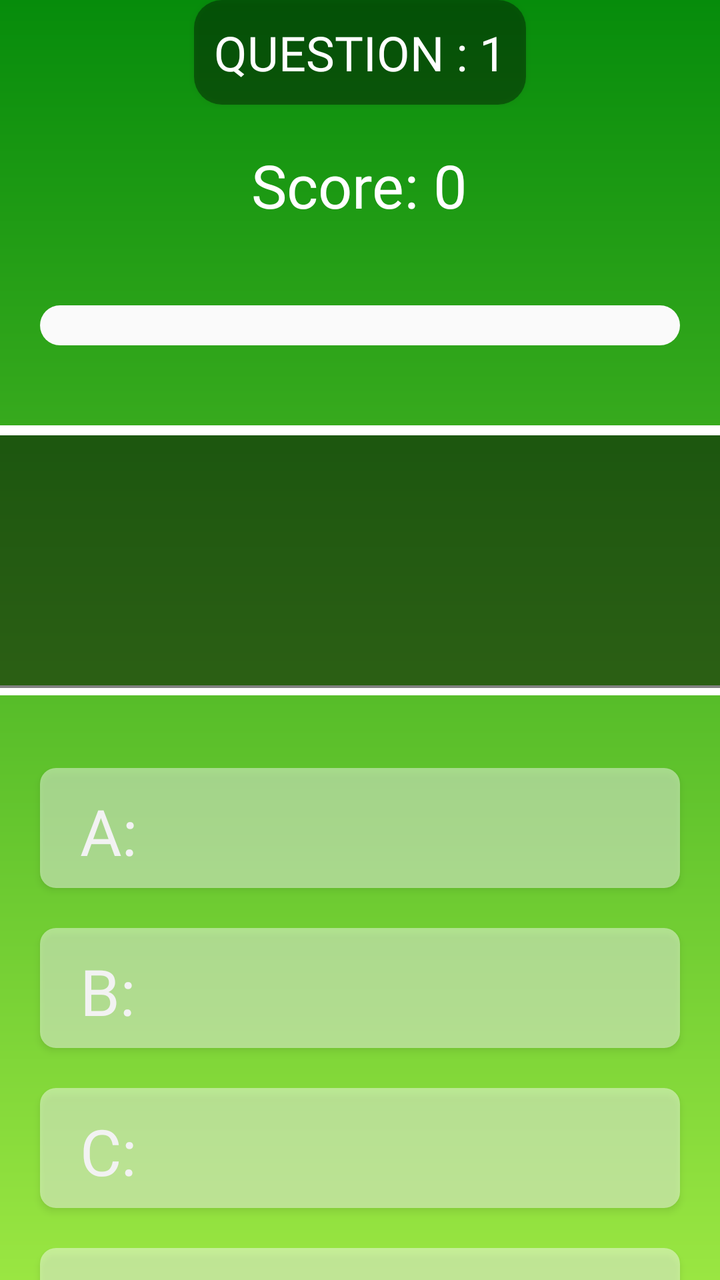
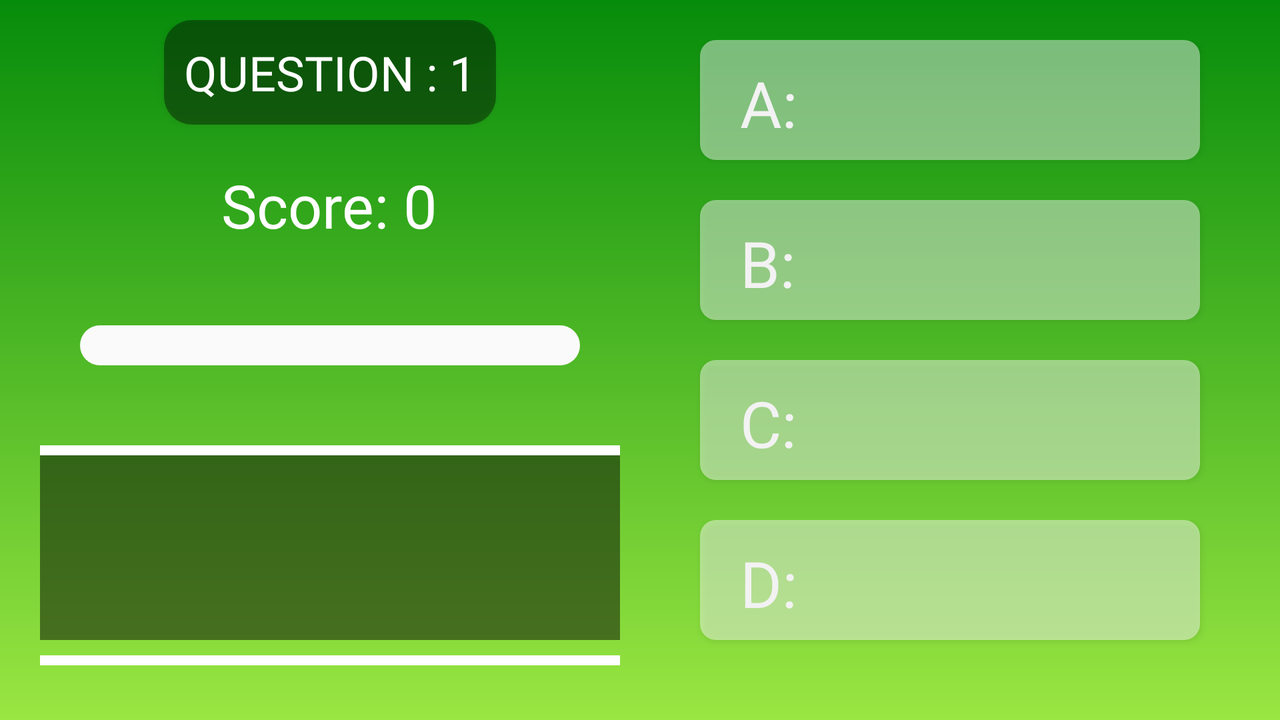

The same Android screen from two of the app's own layout files: first res/layout/ as a phone draws it, then the repository's variant for another configuration, drawn on a device whose configuration selects that folder. Both files follow.
<!-- AndroidManifest.xml: application theme Theme.FunMaths -->
<!-- res/layout/activity_division.xml -->
<?xml version="1.0" encoding="utf-8"?>
<LinearLayout xmlns:android="http://schemas.android.com/apk/res/android"
    xmlns:app="http://schemas.android.com/apk/res-auto"
    xmlns:tools="http://schemas.android.com/tools"
    android:id="@+id/container"
    android:layout_width="match_parent"
    android:layout_height="match_parent"
    android:background="@drawable/div_bg"
    android:gravity="center"
    android:orientation="vertical"
    tools:context=".MainActivity">

    
    <LinearLayout
        android:id="@+id/layoutcontent"
        android:layout_width="match_parent"
        android:layout_height="wrap_content"
        android:orientation="vertical">

        
        <LinearLayout
            android:id="@+id/scorelayout"
            android:layout_width="match_parent"
            android:layout_height="wrap_content"
            android:gravity="center"
            android:orientation="vertical">

            
            <Button
                android:id="@+id/questionNumber"
                android:layout_width="wrap_content"
                android:layout_height="wrap_content"
                android:layout_marginBottom="20dp"
                android:background="@drawable/question_no"
                android:padding="10dp"
                android:text="@string/question_no"
                android:textColor="@color/white"
                android:textSize="24sp">

            </Button>

            
            <TextView
                android:id="@+id/tvScore"
                android:layout_width="wrap_content"
                android:layout_height="wrap_content"
                android:layout_gravity="center"
                android:layout_marginBottom="20dp"
                android:text="@string/score"
                android:textColor="@color/white"
                android:textSize="30sp" />
        </LinearLayout>

        
        <ProgressBar
            android:id="@+id/progressBar"
            style="@style/Widget.AppCompat.ProgressBar.Horizontal"
            android:layout_width="match_parent"
            android:layout_height="wrap_content"
            android:layout_marginStart="20dp"
            android:layout_marginTop="20dp"
            android:layout_marginEnd="20dp"
            android:layout_marginBottom="20dp"
            android:indeterminate="false"
            android:maxHeight="20dp"
            android:minHeight="20dp"
            android:progressDrawable="@drawable/custom_progress"
            android:visibility="visible" />

        
        <RelativeLayout
            android:layout_width="wrap_content"
            android:layout_height="wrap_content">

            
            <TextView
                android:layout_width="match_parent"
                android:layout_height="5sp"
                android:layout_marginTop="20sp"
                android:background="@color/white"
                android:fontFamily="@font/acme">

            </TextView>

            <TextView
                android:layout_width="match_parent"
                android:layout_height="5sp"
                android:layout_marginTop="150sp"
                android:background="@color/white">

            </TextView>

            <TextView
                android:id="@+id/tvQuiz"
                android:layout_width="match_parent"
                android:layout_height="wrap_content"
                android:layout_gravity="center"
                android:layout_marginTop="25sp"
                android:layout_marginBottom="20sp"
                android:background="@color/question_color"
                android:padding="35sp"
                android:textAlignment="center"
                android:textColor="@color/white"
                android:textSize="42sp"
                android:textStyle="bold">

            </TextView>

        </RelativeLayout>

        
        <LinearLayout
            android:layout_width="match_parent"
            android:layout_height="wrap_content"
            android:layout_marginTop="20sp"
            android:gravity="center"
            android:orientation="vertical">
            
            <RelativeLayout
                android:layout_width="match_parent"
                android:layout_height="wrap_content">

                <TextView
                    android:layout_width="wrap_content"
                    android:layout_height="wrap_content"
                    android:layout_marginLeft="40sp"
                    android:layout_marginTop="10sp"
                    android:text="@string/a"
                    android:textColor="@color/white"
                    android:textSize="32sp" />

                <Button
                    android:id="@+id/btn1"
                    android:layout_width="match_parent"
                    android:layout_height="60sp"
                    android:layout_marginLeft="20sp"
                    android:layout_marginRight="20sp"
                    android:layout_marginBottom="20sp"
                    android:background="@drawable/answer_btn"
                    android:textColor="@color/white"
                    android:textSize="32sp" />

            </RelativeLayout>

            
            <RelativeLayout
                android:layout_width="match_parent"
                android:layout_height="wrap_content">

                <TextView
                    android:layout_width="wrap_content"
                    android:layout_height="wrap_content"
                    android:layout_marginLeft="40sp"
                    android:layout_marginTop="10sp"
                    android:text="@string/b"
                    android:textColor="@color/white"
                    android:textSize="32sp" />

                <Button
                    android:id="@+id/btn2"
                    android:layout_width="match_parent"
                    android:layout_height="60sp"
                    android:layout_marginLeft="20sp"
                    android:layout_marginRight="20sp"
                    android:layout_marginBottom="20sp"
                    android:background="@drawable/answer_btn"
                    android:textColor="@color/white"
                    android:textSize="32sp" />
            </RelativeLayout>

            
            <RelativeLayout
                android:layout_width="match_parent"
                android:layout_height="wrap_content">

                <TextView
                    android:layout_width="wrap_content"
                    android:layout_height="wrap_content"
                    android:layout_marginLeft="40sp"
                    android:layout_marginTop="10sp"
                    android:text="@string/c"
                    android:textColor="@color/white"
                    android:textSize="32sp" />

                <Button
                    android:id="@+id/btn3"
                    android:layout_width="match_parent"
                    android:layout_height="60sp"
                    android:layout_marginLeft="20sp"
                    android:layout_marginRight="20sp"
                    android:layout_marginBottom="20sp"
                    android:background="@drawable/answer_btn"
                    android:textColor="@color/white"
                    android:textSize="32sp" />
            </RelativeLayout>

            
            <RelativeLayout
                android:layout_width="match_parent"
                android:layout_height="wrap_content">

                <TextView
                    android:layout_width="wrap_content"
                    android:layout_height="wrap_content"
                    android:layout_marginLeft="40sp"
                    android:layout_marginTop="10sp"
                    android:text="@string/d"
                    android:textColor="@color/white"
                    android:textSize="32sp" />

                <Button
                    android:id="@+id/btn4"
                    android:layout_width="match_parent"
                    android:layout_height="60sp"
                    android:layout_marginLeft="20sp"
                    android:layout_marginRight="20sp"
                    android:layout_marginBottom="20sp"
                    android:background="@drawable/answer_btn"
                    android:textColor="@color/white"
                    android:textSize="32sp" />

            </RelativeLayout>

        </LinearLayout>
        
        <Space
            android:layout_width="match_parent"
            android:layout_height="70dp">

        </Space>

    </LinearLayout>

</LinearLayout>
<!-- resources referenced by this layout -->
<resources>
  <color name="question_color">#7E000000</color>
  <color name="white">#FFFFFFFF</color>
  <!-- drawable answer_btn (drawable) -->
  <?xml version="1.0" encoding="utf-8"?>
  <shape xmlns:android="http://schemas.android.com/apk/res/android"
      android:shape="rectangle">
      <corners android:radius="8dp" /> 
      <solid
          android:color="@color/transparent"
   />
  
  </shape>
  <!-- drawable custom_progress (drawable) -->
  <?xml version="1.0" encoding="utf-8"?>
  <layer-list xmlns:android="http://schemas.android.com/apk/res/android">
  
      
      <item android:id="@android:id/background">
          <shape xmlns:android="http://schemas.android.com/apk/res/android" android:shape="rectangle" >
              <corners
                  android:radius="14dp" />
  
              <solid android:color="#FAFAFA"/>
          </shape>
      </item>
  
      
      <item android:id="@android:id/progress">
          <clip>
              <shape xmlns:android="http://schemas.android.com/apk/res/android" android:shape="rectangle" >
  
                  <corners
                      android:radius="14dp" />
  
                  <gradient
                      android:angle="0"
                      android:centerX="50%"
                      android:centerColor="@color/red_orange"
                      android:startColor="@color/light_red"
                      android:endColor="@color/dark_red"
                      android:type="linear"
                      />
  
              </shape>
          </clip>
      </item>
  </layer-list>
  <!-- drawable div_bg (drawable) -->
  <?xml version="1.0" encoding="utf-8"?>
  <shape xmlns:android="http://schemas.android.com/apk/res/android">
      <gradient
          android:startColor="@color/dark_green"
          android:endColor="@color/light_green"
          android:angle="10"/>
  </shape>
  <!-- drawable question_no (drawable) -->
  <?xml version="1.0" encoding="utf-8"?>
  <shape xmlns:android="http://schemas.android.com/apk/res/android"
      android:shape="rectangle">
      <corners android:radius="14dp" /> 
  
  <solid
      android:color="@color/dark_transparent"/>
  </shape>
  <string name="a">A:</string>
  <string name="b">B:</string>
  <string name="c">C:</string>
  <string name="d">D:</string>
  <string name="question_no">question : 1</string>
  <string name="score">Score: 0</string>
  <style name="Theme.FunMaths" parent="Base.Theme.FunMaths" />
  <color name="transparent">#74FFFFFF</color>
  <color name="red_orange">#cef94147</color>
  <color name="light_red">#f94147</color>
  <color name="dark_red">#9cf94147</color>
  <color name="dark_green">#068C0B</color>
  <color name="light_green">#9AE642</color>
  <color name="dark_transparent">#60000000</color>
  <style name="Base.Theme.FunMaths" parent="Theme.AppCompat.Light.NoActionBar">
  
          <item name="colorPrimary">@color/white</item>
          <item name="colorSecondary">@color/ash</item>
          <item name="android:fontFamily">@font/font</item>
  
      </style>
  <color name="ash">#878787</color>
</resources>
<!-- res/layout-land/activity_division.xml (the repository's variant of the layout above) -->
<!-- drawn on the phone turned sideways -->
<?xml version="1.0" encoding="utf-8"?>
<LinearLayout xmlns:android="http://schemas.android.com/apk/res/android"
    xmlns:app="http://schemas.android.com/apk/res-auto"
    xmlns:tools="http://schemas.android.com/tools"
    android:id="@+id/layoutcontent"
    android:layout_width="match_parent"
    android:layout_height="match_parent"
    android:background="@drawable/div_bg"
    android:gravity="center"
    android:orientation="horizontal"
    tools:context=".MainActivity">

    
    <LinearLayout
        android:layout_width="0dp"
        android:layout_height="match_parent"
        android:layout_weight="1"
        android:gravity="center_vertical|start"
        android:orientation="vertical"
        android:paddingStart="20dp"
        android:paddingTop="10dp"
        android:paddingEnd="10dp"
        android:paddingBottom="20dp">

        
        <LinearLayout
            android:id="@+id/scorelayout"
            android:layout_width="match_parent"
            android:layout_height="wrap_content"
            android:gravity="center"
            android:orientation="vertical">

            <Button
                android:id="@+id/questionNumber"
                android:layout_width="wrap_content"
                android:layout_height="wrap_content"
                android:layout_marginBottom="20dp"
                android:background="@drawable/question_no"
                android:padding="10dp"
                android:text="@string/question_no"
                android:textColor="@color/white"
                android:textSize="24sp">

            </Button>

            <TextView
                android:id="@+id/tvScore"
                android:layout_width="wrap_content"
                android:layout_height="wrap_content"
                android:layout_gravity="center"
                android:layout_marginBottom="20dp"
                android:text="@string/score"
                android:textColor="@color/white"
                android:textSize="30sp" />
        </LinearLayout>

        
        <ProgressBar
            android:id="@+id/progressBar"
            style="@style/Widget.AppCompat.ProgressBar.Horizontal"
            android:layout_width="match_parent"
            android:layout_height="wrap_content"
            android:layout_marginStart="20dp"
            android:layout_marginTop="20dp"
            android:layout_marginEnd="20dp"
            android:layout_marginBottom="20dp"
            android:indeterminate="false"
            android:maxHeight="20dp"
            android:minHeight="20dp"
            android:progressDrawable="@drawable/custom_progress"
            android:visibility="visible" />

        <RelativeLayout
            android:layout_width="match_parent"
            android:layout_height="wrap_content">


            <TextView
                android:layout_width="match_parent"
                android:layout_height="5sp"
                android:layout_marginTop="20sp"
                android:background="@color/white">

            </TextView>

            <TextView
                android:layout_width="match_parent"
                android:layout_height="5sp"
                android:layout_marginTop="125sp"
                android:background="@color/white">

            </TextView>


            <TextView
                android:id="@+id/tvQuiz"
                android:layout_width="match_parent"
                android:layout_height="wrap_content"
                android:layout_gravity="center"
                android:layout_marginTop="25sp"
                android:layout_marginBottom="20sp"
                android:background="#7E000000"
                android:padding="25sp"
                android:textAlignment="center"
                android:textColor="@color/white"
                android:textSize="42sp"
                android:textStyle="bold">

            </TextView>

        </RelativeLayout>


    </LinearLayout>

    
    <LinearLayout
        android:layout_width="0dp"
        android:layout_height="match_parent"
        android:layout_weight="1"
        android:gravity="center_vertical|end"
        android:orientation="vertical"
        android:paddingStart="10dp"
        android:paddingTop="20dp"
        android:paddingEnd="20dp"
        android:paddingBottom="20dp">

        
        <RelativeLayout
            android:layout_width="match_parent"
            android:layout_height="wrap_content">

            <TextView
                android:layout_width="wrap_content"
                android:layout_height="wrap_content"
                android:layout_marginLeft="40sp"
                android:layout_marginTop="10sp"
                android:text="@string/a"
                android:textColor="@color/white"
                android:textSize="32sp" />

            <Button
                android:id="@+id/btn1"
                android:layout_width="match_parent"
                android:layout_height="60sp"
                android:layout_marginLeft="20sp"
                android:layout_marginRight="20sp"
                android:layout_marginBottom="20sp"
                android:background="@drawable/answer_btn"
                android:textColor="@color/white"
                android:textSize="32sp" />
        </RelativeLayout>

        
        <RelativeLayout
            android:layout_width="match_parent"
            android:layout_height="wrap_content">

            <TextView
                android:layout_width="wrap_content"
                android:layout_height="wrap_content"
                android:layout_marginLeft="40sp"
                android:layout_marginTop="10sp"
                android:text="@string/b"
                android:textColor="@color/white"
                android:textSize="32sp" />

            <Button
                android:id="@+id/btn2"
                android:layout_width="match_parent"
                android:layout_height="60sp"
                android:layout_marginLeft="20sp"
                android:layout_marginRight="20sp"
                android:layout_marginBottom="20sp"
                android:background="@drawable/answer_btn"
                android:textColor="@color/white"
                android:textSize="32sp" />
        </RelativeLayout>

        
        <RelativeLayout
            android:layout_width="match_parent"
            android:layout_height="wrap_content">

            <TextView
                android:layout_width="wrap_content"
                android:layout_height="wrap_content"
                android:layout_marginLeft="40sp"
                android:layout_marginTop="10sp"
                android:text="@string/c"
                android:textColor="@color/white"
                android:textSize="32sp" />

            <Button
                android:id="@+id/btn3"
                android:layout_width="match_parent"
                android:layout_height="60sp"
                android:layout_marginLeft="20sp"
                android:layout_marginRight="20sp"
                android:layout_marginBottom="20sp"
                android:background="@drawable/answer_btn"
                android:textColor="@color/white"
                android:textSize="32sp" />
        </RelativeLayout>

        
        <RelativeLayout
            android:layout_width="match_parent"
            android:layout_height="wrap_content">

            <TextView
                android:layout_width="wrap_content"
                android:layout_height="wrap_content"
                android:layout_marginLeft="40sp"
                android:layout_marginTop="10sp"
                android:text="@string/d"
                android:textColor="@color/white"
                android:textSize="32sp" />

            <Button
                android:id="@+id/btn4"
                android:layout_width="match_parent"
                android:layout_height="60sp"
                android:layout_marginLeft="20sp"
                android:layout_marginRight="20sp"
                android:layout_marginBottom="20sp"
                android:background="@drawable/answer_btn"
                android:textColor="@color/white"
                android:textSize="32sp" />
        </RelativeLayout>

    </LinearLayout>
</LinearLayout>
<!-- resources referenced by the variant -->
<!-- as the phone turned sideways resolves them -->
<resources>
  <color name="white">#FFFFFFFF</color>
  <!-- drawable answer_btn (drawable) -->
  <?xml version="1.0" encoding="utf-8"?>
  <shape xmlns:android="http://schemas.android.com/apk/res/android"
      android:shape="rectangle">
      <corners android:radius="8dp" /> 
      <solid
          android:color="@color/transparent"
   />
  
  </shape>
  <!-- drawable custom_progress (drawable) -->
  <?xml version="1.0" encoding="utf-8"?>
  <layer-list xmlns:android="http://schemas.android.com/apk/res/android">
  
      
      <item android:id="@android:id/background">
          <shape xmlns:android="http://schemas.android.com/apk/res/android" android:shape="rectangle" >
              <corners
                  android:radius="14dp" />
  
              <solid android:color="#FAFAFA"/>
          </shape>
      </item>
  
      
      <item android:id="@android:id/progress">
          <clip>
              <shape xmlns:android="http://schemas.android.com/apk/res/android" android:shape="rectangle" >
  
                  <corners
                      android:radius="14dp" />
  
                  <gradient
                      android:angle="0"
                      android:centerX="50%"
                      android:centerColor="@color/red_orange"
                      android:startColor="@color/light_red"
                      android:endColor="@color/dark_red"
                      android:type="linear"
                      />
  
              </shape>
          </clip>
      </item>
  </layer-list>
  <!-- drawable div_bg (drawable) -->
  <?xml version="1.0" encoding="utf-8"?>
  <shape xmlns:android="http://schemas.android.com/apk/res/android">
      <gradient
          android:startColor="@color/dark_green"
          android:endColor="@color/light_green"
          android:angle="10"/>
  </shape>
  <!-- drawable question_no (drawable) -->
  <?xml version="1.0" encoding="utf-8"?>
  <shape xmlns:android="http://schemas.android.com/apk/res/android"
      android:shape="rectangle">
      <corners android:radius="14dp" /> 
  
  <solid
      android:color="@color/dark_transparent"/>
  </shape>
  <string name="a">A:</string>
  <string name="b">B:</string>
  <string name="c">C:</string>
  <string name="d">D:</string>
  <string name="question_no">question : 1</string>
  <string name="score">Score: 0</string>
  <style name="Theme.FunMaths" parent="Base.Theme.FunMaths" />
  <color name="transparent">#74FFFFFF</color>
  <color name="red_orange">#cef94147</color>
  <color name="light_red">#f94147</color>
  <color name="dark_red">#9cf94147</color>
  <color name="dark_green">#068C0B</color>
  <color name="light_green">#9AE642</color>
  <color name="dark_transparent">#60000000</color>
  <style name="Base.Theme.FunMaths" parent="Theme.AppCompat.Light.NoActionBar">
  
          <item name="colorPrimary">@color/white</item>
          <item name="colorSecondary">@color/ash</item>
          <item name="android:fontFamily">@font/font</item>
  
      </style>
  <color name="ash">#878787</color>
</resources>
